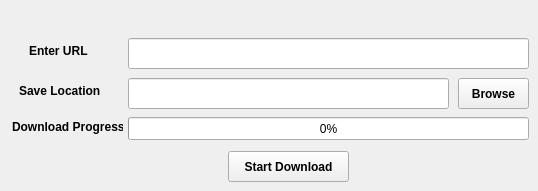
    <widget class="QWidget" name="tab">
     <attribute name="title">
      <string>Download Files</string>
     </attribute>
     <widget class="QLabel" name="label_3">
      <property name="geometry">
       <rect>
        <x>12</x>
        <y>117</y>
        <width>111</width>
        <height>20</height>
       </rect>
      </property>
      <property name="font">
       <font>
        <weight>75</weight>
        <bold>true</bold>
       </font>
      </property>
      <property name="text">
       <string>Download Progress</string>
      </property>
     </widget>
     <widget class="QLineEdit" name="lineEdit">
      <property name="geometry">
       <rect>
        <x>128</x>
        <y>38</y>
        <width>401</width>
        <height>31</height>
       </rect>
      </property>
     </widget>
     <widget class="QPushButton" name="pushButton_2">
      <property name="geometry">
       <rect>
        <x>458</x>
        <y>78</y>
        <width>71</width>
        <height>31</height>
       </rect>
      </property>
      <property name="font">
       <font>
        <weight>75</weight>
        <bold>true</bold>
       </font>
      </property>
      <property name="text">
       <string>Browse</string>
      </property>
     </widget>
     <widget class="QPushButton" name="pushButton">
      <property name="geometry">
       <rect>
        <x>228</x>
        <y>151</y>
        <width>121</width>
        <height>31</height>
       </rect>
      </property>
      <property name="font">
       <font>
        <weight>75</weight>
        <bold>true</bold>
       </font>
      </property>
      <property name="text">
       <string>Start Download</string>
      </property>
     </widget>
     <widget class="QProgressBar" name="progressBar">
      <property name="geometry">
       <rect>
        <x>128</x>
        <y>117</y>
        <width>401</width>
        <height>23</height>
       </rect>
      </property>
      <property name="value">
       <number>0</number>
      </property>
     </widget>
     <widget class="QLineEdit" name="lineEdit_2">
      <property name="geometry">
       <rect>
        <x>128</x>
        <y>78</y>
        <width>321</width>
        <height>31</height>
       </rect>
      </property>
     </widget>
     <widget class="QLabel" name="label_2">
      <property name="geometry">
       <rect>
        <x>19</x>
        <y>81</y>
        <width>81</width>
        <height>20</height>
       </rect>
      </property>
      <property name="font">
       <font>
        <weight>75</weight>
        <bold>true</bold>
       </font>
      </property>
      <property name="text">
       <string>Save Location</string>
      </property>
     </widget>
     <widget class="QLabel" name="label">
      <property name="geometry">
       <rect>
        <x>29</x>
        <y>41</y>
        <width>71</width>
        <height>20</height>
       </rect>
      </property>
      <property name="font">
       <font>
        <weight>75</weight>
        <bold>true</bold>
       </font>
      </property>
      <property name="text">
       <string>Enter URL</string>
      </property>
     </widget>
    </widget>
